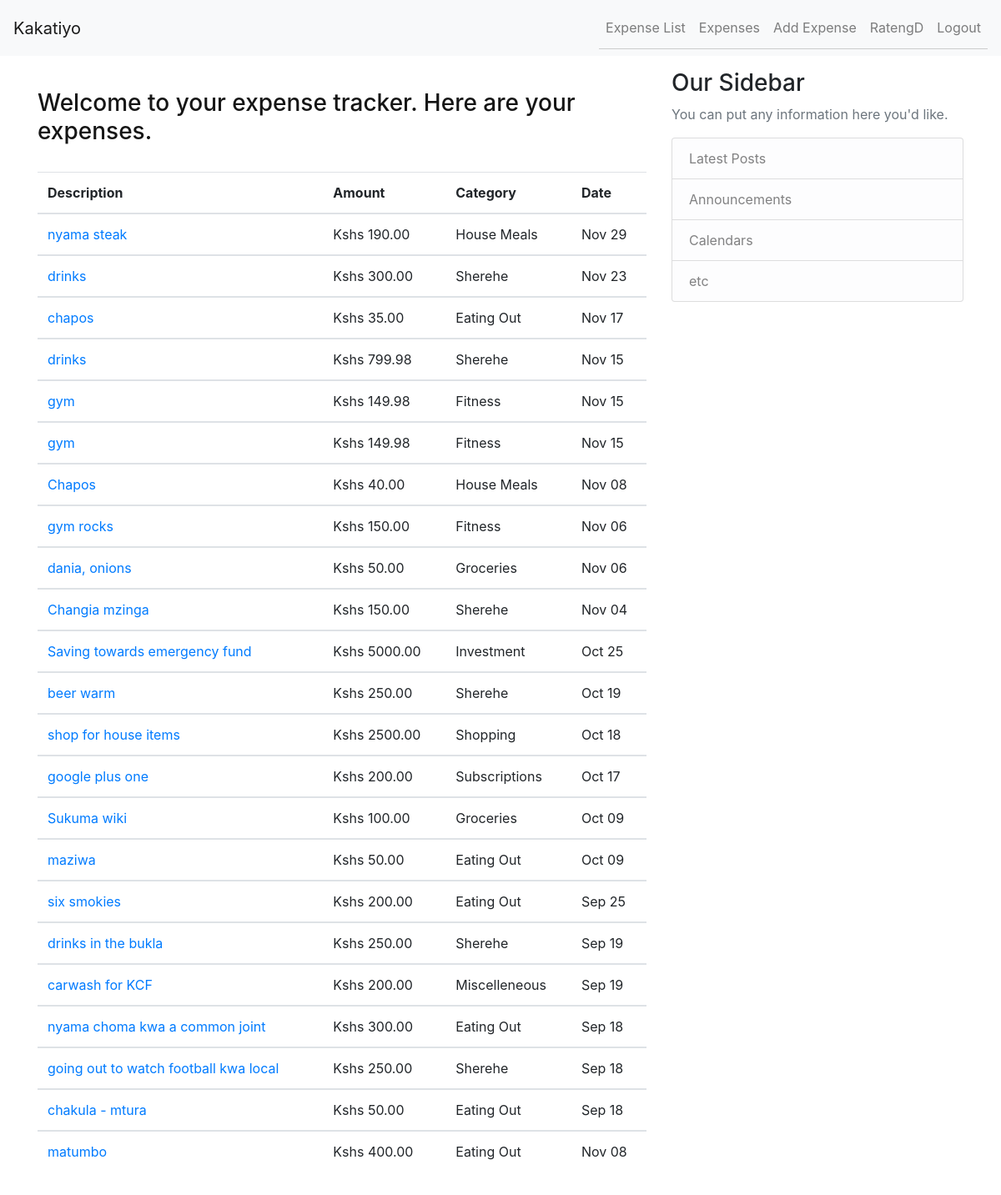
The page /expense/ (signed in) on the database as committed earlier.
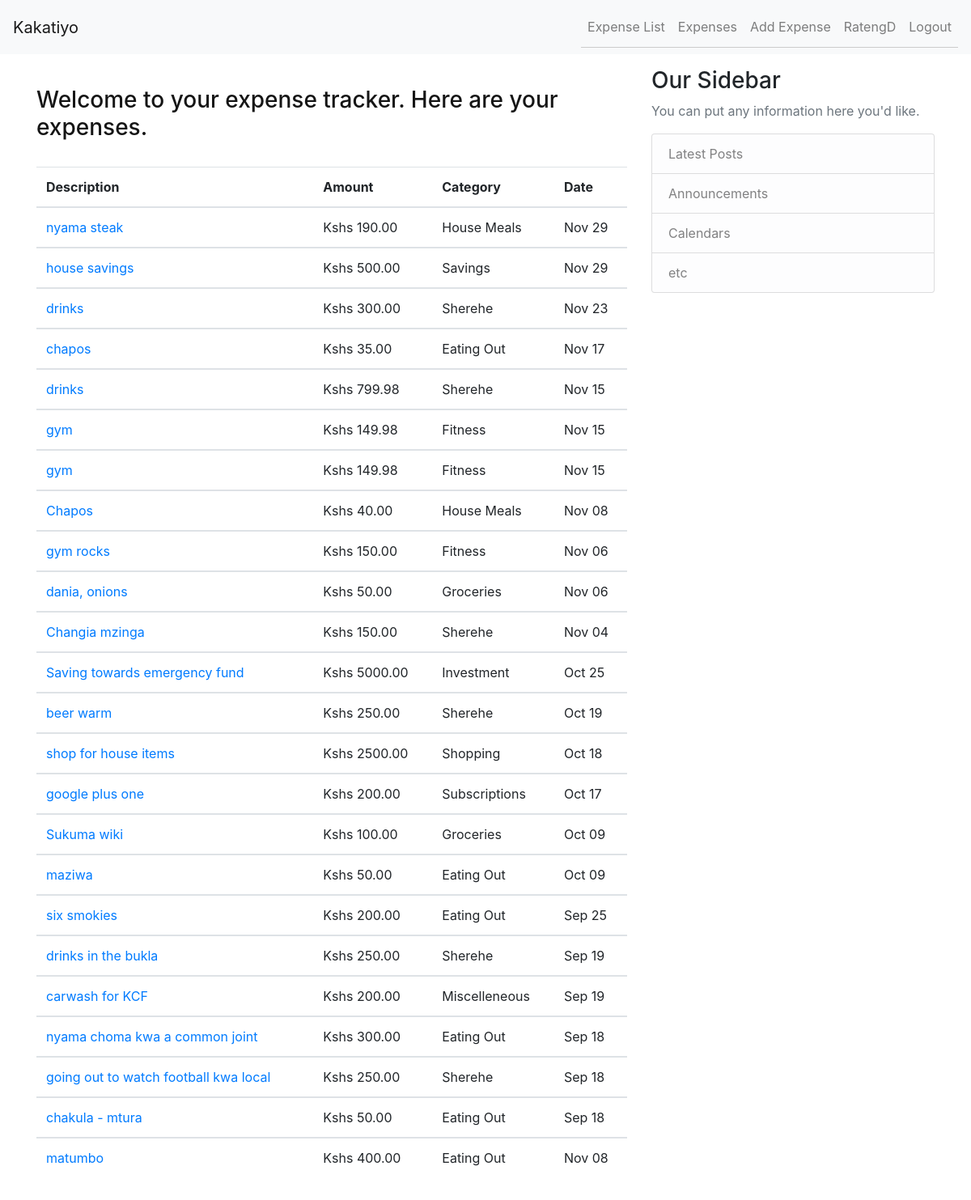
The same page on the database as committed later.
### tracker/models.py (models this page shows, shortened)
class Expense(models.Model):
    user = models.ForeignKey(User, on_delete=models.CASCADE)
    date = models.DateField()
    description = models.CharField(max_length=200)
    amount = models.DecimalField(max_digits=10, decimal_places=2)
    category = models.ForeignKey(
        Category, on_delete=models.SET_NULL, null=True, blank=True)

class Category(models.Model):
    name = models.CharField(max_length=100)
    def __str__(self):
        return self.name

### tracker/views.py (the view)
# urls.py: path('expense/', expense_list, name="expense_list"),
@login_required
def expense_list(request):
    expenses = Expense.objects.filter(user=request.user).order_by('-date')
    return render(request, 'tracker/expense_list.html', {'expenses': expenses})

### tracker/templates/tracker/expense_list.html
{% extends 'base.html' %} {% block content %}
<header class="py-4" style="color: #151515">
	<div class="container">
		<div class="row">
			<h3>Welcome to your expense tracker. Here are your expenses.</h3>
		</div>
	</div>
</header>
<table class="table table-hover">
	<thead>
		<tr>
			<th scope="col">Description</th>
			<th scope="col">Amount</th>
			<th scope="col">Category</th>
			<th scope="col">Date</th>
		</tr>
	</thead>
	{% for expense in expenses %}
	<tbody>
		<tr>
			<td scope="row">
				<a
					href="{% url 'expense_detail' expense.id %}"
					class="text-decoration-none"
				>
					{{ expense.description }}</a
				>
			</td>
			<td>Kshs {{ expense.amount }}</td>
			<td>{{ expense.category }}</td>
			<td>{{ expense.date|date:"M d" }}</td>
		</tr>
	</tbody>
	{% endfor %}
</table>
{% endblock content %}

Rows that differ between the two databases and show on the page:
added Expense: description "house savings", amount "500.00", category "Savings", date "Nov 29"
